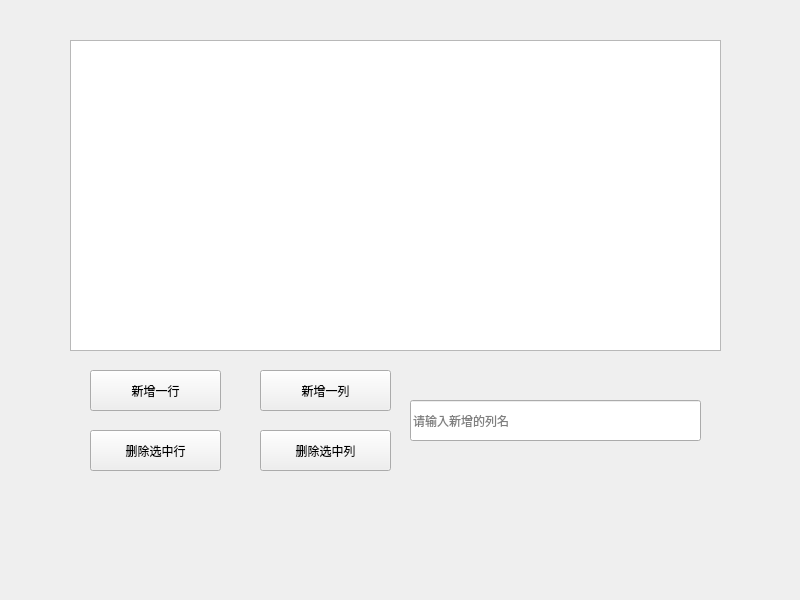
<?xml version="1.0" encoding="UTF-8"?>
<ui version="4.0">
 <class>Widget</class>
 <widget class="QWidget" name="Widget">
  <property name="geometry">
   <rect>
    <x>0</x>
    <y>0</y>
    <width>800</width>
    <height>600</height>
   </rect>
  </property>
  <property name="windowTitle">
   <string>Widget</string>
  </property>
  <widget class="QTableWidget" name="tableWidget">
   <property name="geometry">
    <rect>
     <x>70</x>
     <y>40</y>
     <width>651</width>
     <height>311</height>
    </rect>
   </property>
  </widget>
  <widget class="QPushButton" name="pushButton_insertRow">
   <property name="geometry">
    <rect>
     <x>90</x>
     <y>370</y>
     <width>131</width>
     <height>41</height>
    </rect>
   </property>
   <property name="text">
    <string>新增一行</string>
   </property>
  </widget>
  <widget class="QPushButton" name="pushButton_deleteRow">
   <property name="geometry">
    <rect>
     <x>90</x>
     <y>430</y>
     <width>131</width>
     <height>41</height>
    </rect>
   </property>
   <property name="text">
    <string>删除选中行</string>
   </property>
  </widget>
  <widget class="QPushButton" name="pushButton_insertColumn">
   <property name="geometry">
    <rect>
     <x>260</x>
     <y>370</y>
     <width>131</width>
     <height>41</height>
    </rect>
   </property>
   <property name="text">
    <string>新增一列</string>
   </property>
  </widget>
  <widget class="QPushButton" name="pushButton_deleteColumn">
   <property name="geometry">
    <rect>
     <x>260</x>
     <y>430</y>
     <width>131</width>
     <height>41</height>
    </rect>
   </property>
   <property name="text">
    <string>删除选中列</string>
   </property>
  </widget>
  <widget class="QLineEdit" name="lineEdit">
   <property name="geometry">
    <rect>
     <x>410</x>
     <y>400</y>
     <width>291</width>
     <height>41</height>
    </rect>
   </property>
   <property name="placeholderText">
    <string>请输入新增的列名</string>
   </property>
  </widget>
 </widget>
 <resources/>
 <connections/>
</ui>
